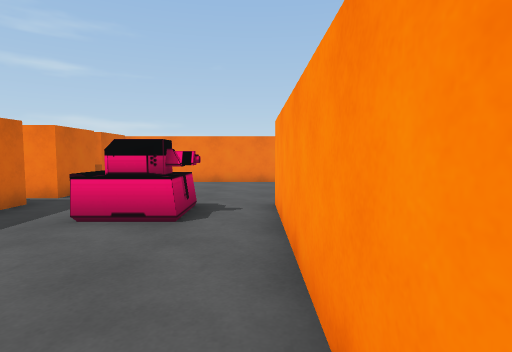
view 1 (above)

24 first-person views from a walk through a scene from a Unity 3-D project. The camera is 1.2 m above the floor, tilts 4° down and sees 80° across. The floor is counted in squares, 1 m on a side. Each view is taken from the middle of a square. On the plan, view 1 faces up. The plan holds only what a view shows up to about 13 squares ahead; the rest is blank. The place goes on beyond the plan. The player character is not drawn.

view 2
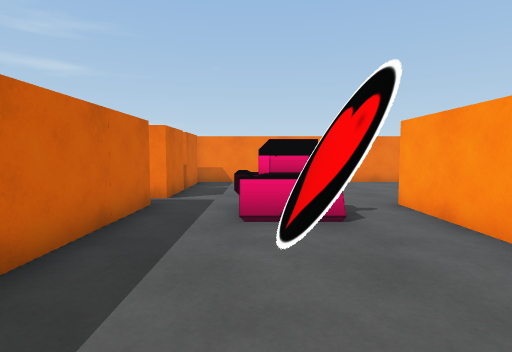

view 3
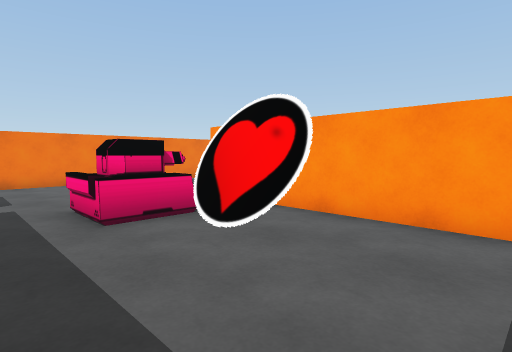

view 4
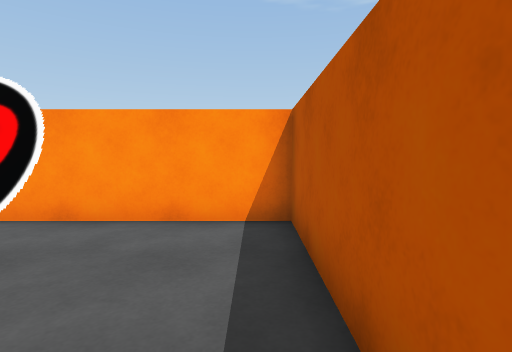

view 5
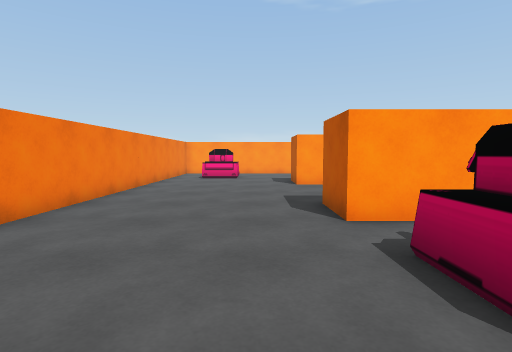

view 6
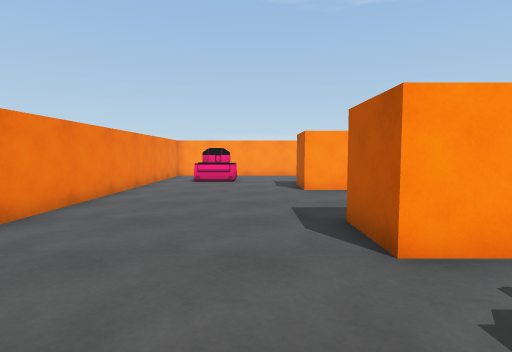

view 7
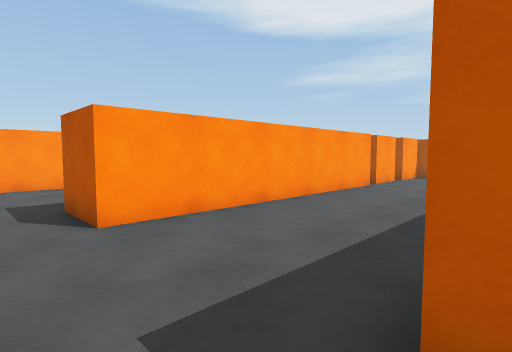

view 8
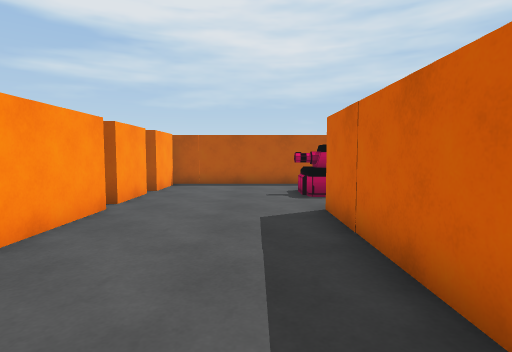

view 9
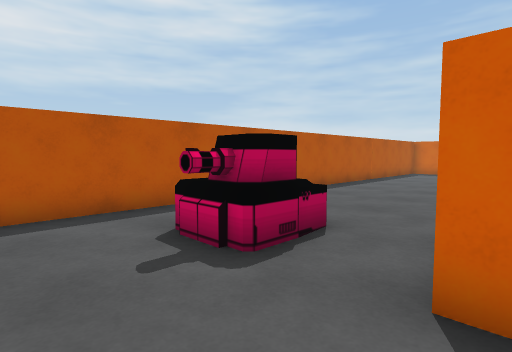

view 10
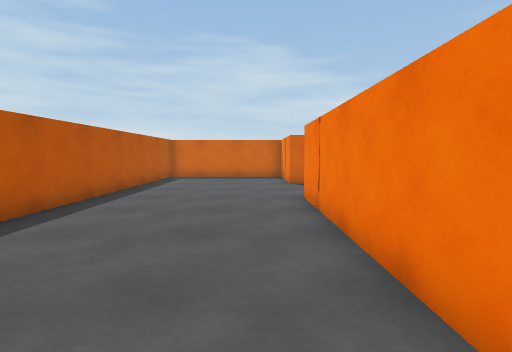

view 11
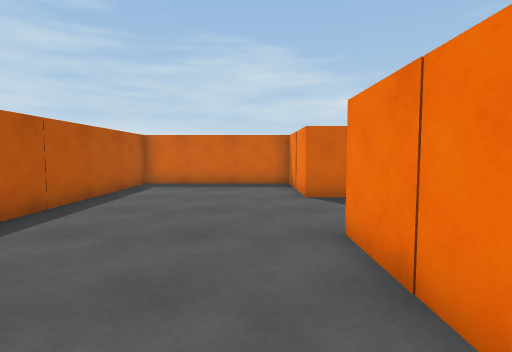

view 12
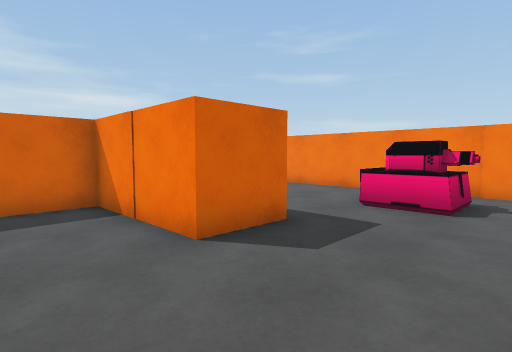

view 13
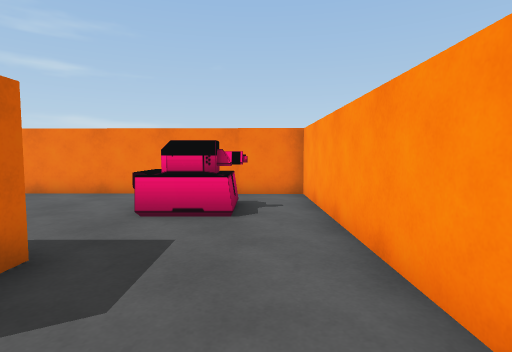

view 14
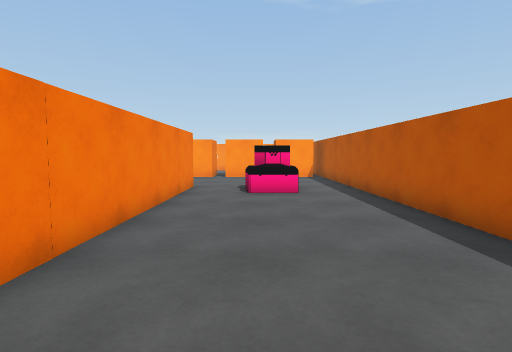

view 15
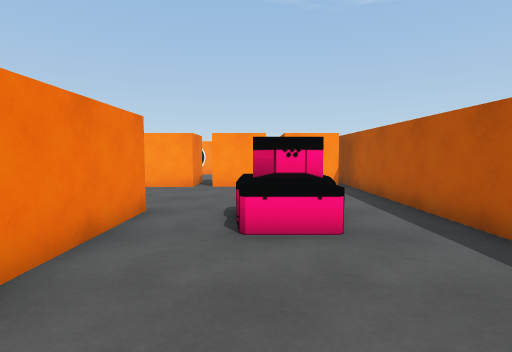

view 16
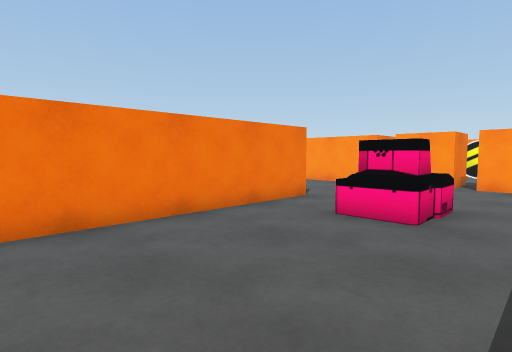

view 17
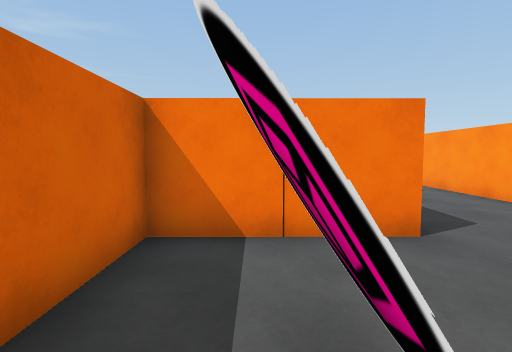

view 18
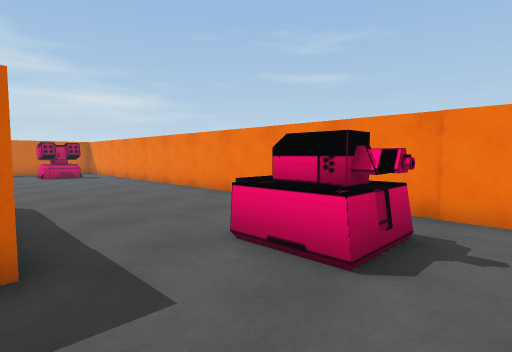

view 19
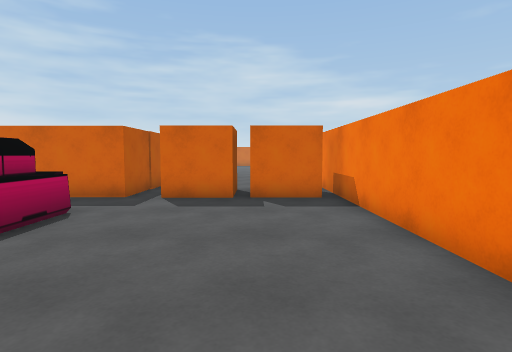

view 20
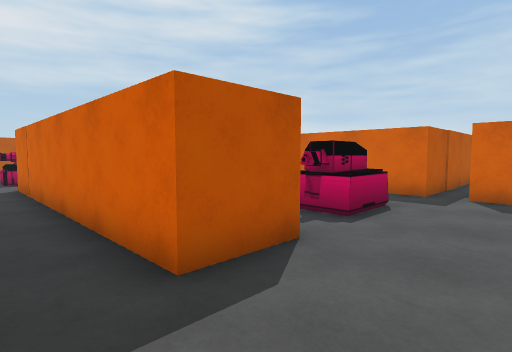

view 21
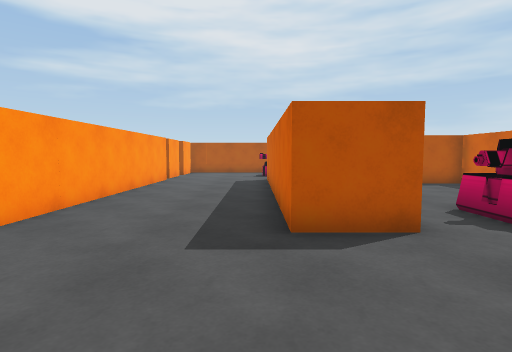

view 22
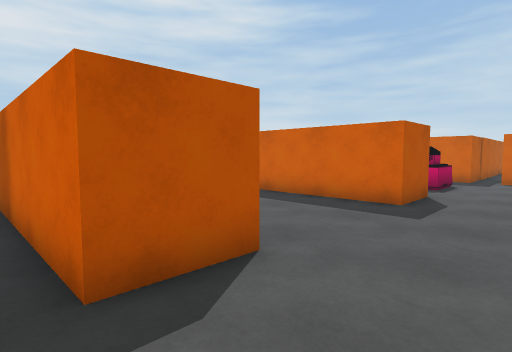

view 23
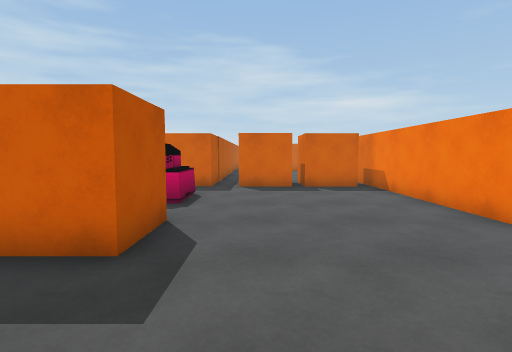

view 24
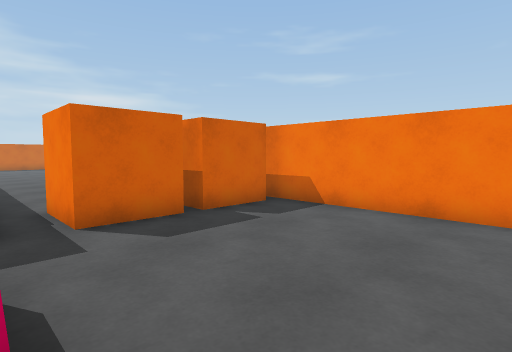

### Floor plan
Ten units are one square. View 1 is at (0, 0); x grows to the right and y downward. Boxes are objects, and circles mark ways between rooms. Rooms are numbered by the first view taken in them; rooms with no view inside come last. Other rooms are left out.
<svg viewBox="-170 -140 276 231">
<path fill="none" stroke="#000" d="M-35 6 5 6 5 -34M-55 -12 -55 6 -35 6M-22 -19 -22 -39M-55 -54 -55 -29M5 -34 5 -74 25 -74 25 26 -76 26M-75 24 -75 -49M-135 -54 -165 -54M-156 25 -156 64M-137 62 -137 45M84 26 73 26 73 -74 93 -74 93 -16M-139 65 -139 46M-146 86 91 86M101 -134 -81 -134M-28 -21 -28 -35M-25 -19 -25 -35M-133 55 -133 49M-135 62 -135 46M-156 64 -156 86 -146 86"/>
<rect x="-155" y="5" width="20" height="20" fill="#bbb"><title>other object</title></rect>
<rect x="-135" y="5" width="20" height="20" fill="#bbb"><title>other object</title></rect>
<rect x="-135" y="-55" width="20" height="10" fill="#bbb"><title>other object</title></rect>
<rect x="-115" y="-35" width="30" height="20" fill="#bbb"><title>other object</title></rect>
<rect x="-115" y="-55" width="20" height="10" fill="#bbb"><title>other object</title></rect>
<rect x="-115" y="-75" width="20" height="10" fill="#bbb"><title>other object</title></rect>
<rect x="-95" y="-55" width="20" height="10" fill="#bbb"><title>other object</title></rect>
<rect x="-95" y="-65" width="10" height="10" fill="#bbb"><title>other object</title></rect>
<rect x="-95" y="-75" width="20" height="10" fill="#bbb"><title>other object</title></rect>
<rect x="-75" y="-75" width="20" height="20" fill="#bbb"><title>other object</title></rect>
<rect x="-75" y="-105" width="20" height="30" fill="#bbb"><title>other object</title></rect>
<rect x="-75" y="-135" width="20" height="30" fill="#bbb"><title>other object</title></rect>
<rect x="-35" y="-75" width="30" height="20" fill="#bbb"><title>other object</title></rect>
<rect x="5" y="45" width="30" height="20" fill="#bbb"><title>other object</title></rect>
<rect x="65" y="55" width="20" height="30" fill="#bbb"><title>other object</title></rect>
<rect x="65" y="35" width="30" height="20" fill="#bbb"><title>other object</title></rect>
<rect x="85" y="25" width="10" height="10" fill="#bbb"><title>other object</title></rect>
<circle cx="-25" cy="-5" r="3" fill="#2a7"/>
<circle cx="-5" cy="-25" r="3" fill="#2a7"/>
<circle cx="-45" cy="-25" r="3" fill="#2a7"/>
<circle cx="-135" cy="75" r="3" fill="#2a7"/>
<circle cx="-150" cy="55" r="3" fill="#2a7"/>
<text x="-10" y="-10">1</text>
<text x="-50" y="-10">2</text>
<text x="-40" y="-30">3</text>
<text x="-150" y="70">4</text>
</svg>
Room 1 opens to room 2. Room 1 opens to room 3. Room 2 opens to room 3. Room 3 opens to room 4.

Where each view was taken, in squares from view 1:
view 1: 0 up, 0 right, facing up
view 2: 0 up, 3 left, facing up
view 3: 0 up, 5 left, facing up-right
view 4: 0 up, 5 left, facing right
view 5: 9 up, 5 left, facing right
view 6: 9 up, 3 left, facing right
view 7: 9 up, 2 right, facing down-right
view 8: 4 up, 4 right, facing down
view 9: 2 down, 5 right, facing down-left
view 10: 4 down, 1 right, facing left
view 11: 4 down, 3 left, facing left
view 12: 5 down, 8 left, facing up-left
view 13: 4 down, 9 left, facing up
view 14: 5 down, 9 left, facing right
view 15: 5 down, 4 left, facing right
view 16: 8 down, 5 left, facing up-right
view 17: 7 down, 14 left, facing up
view 18: 1 down, 8 left, facing up-left
view 19: 11 up, 3 right, facing left
view 20: 10 up, 4 right, facing down-left
view 21: 12 up, 3 right, facing down
view 22: 10 up, 10 right, facing down-left
view 23: 9 up, 6 right, facing left
view 24: 7 up, 0 right, facing up-left
